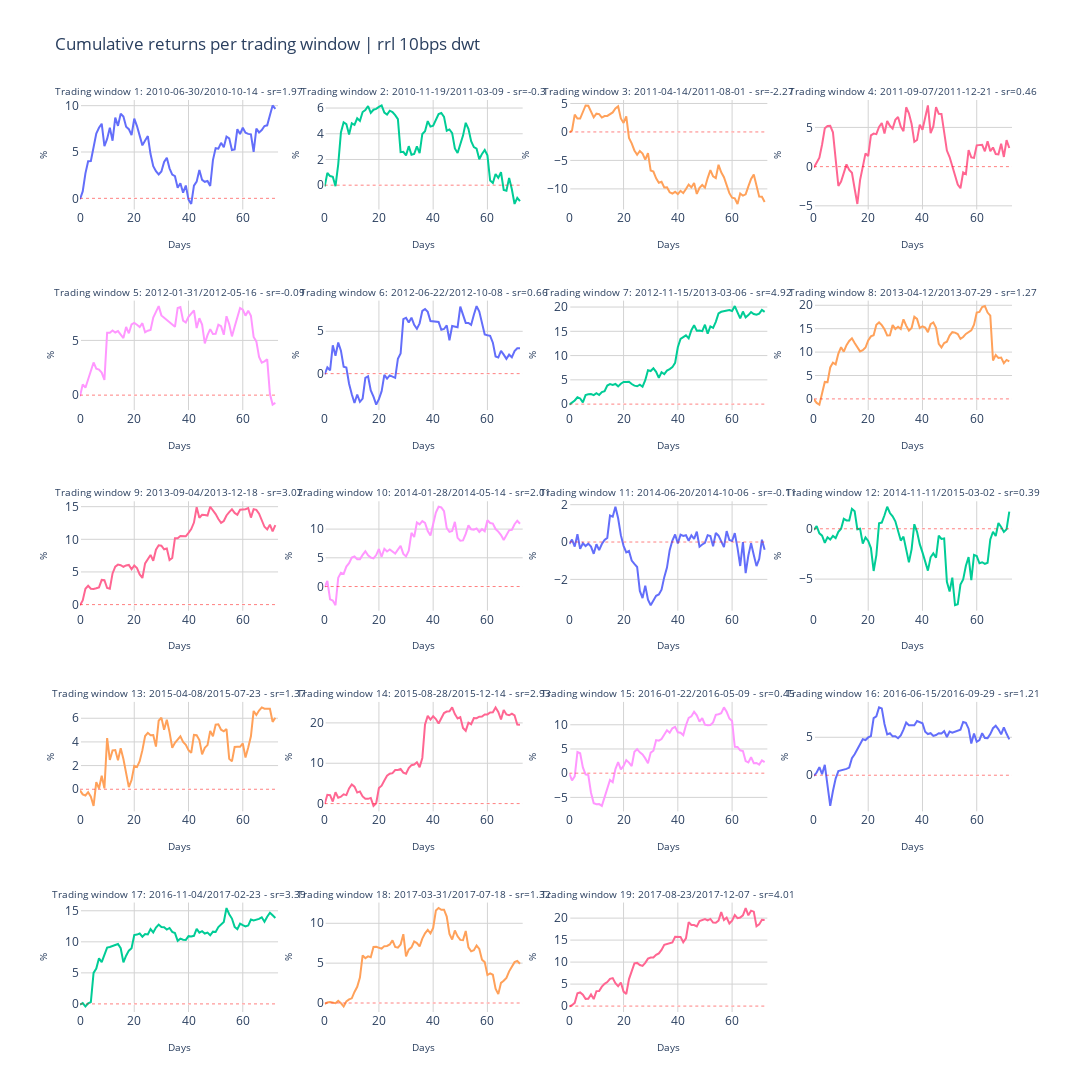

Notebook source saved alongside this figure:
### Code cell
metric ="Cumulative returns"
setting = " ".join(setting.split("_"))

fig_title = f"{metric} per trading window | {setting}"

ncols = 4
nrows = generate_nrows(len(batch_names), ncols)

titles = generate_subplot_titles(batch_names)

fig = init_subplots(nrows, ncols, titles)
fig = populate_subplots(fig, df, batch_names, titles, ncols, y_varname=metric, initial_invest=initial_invest)

layout = generate_layout(
    fig_height=1200, 
    fig_width=1400, 
    fig_title=fig_title)
    
fig.update_layout(layout)

### Figure 1 — Plotly figure (JSON) as saved in the notebook; plotly's stock layout.template omitted (floating-point values rounded to 4 significant figures)
{"data": [{"name": "", "showlegend": false, "type": "scatter", "x": [0, 1, 2, 3, 4, 5, 6, 7, 8, 9, 10, 11, 12, 13, 14, 15, 16, 17, 18, 19, 20, 21, 22, 23, 24, 25, 26, 27, 28, 29, 30, 31, 32, 33, 34, 35, 36, 37, 38, 39, 40, 41, 42, 43, 44, 45, 46, 47, 48, 49, 50, 51, 52, 53, 54, 55, 56, 57, 58, 59, 60, 61, 62, 63, 64, 65, 66, 67, 68, 69, 70, 71, 72], "xaxis": "x", "y": [-0.1, 0.7445, 2.697, 4.0, 4.024, 5.583, 6.998, 7.617, 8.056, 5.623, 6.413, 7.628, 6.218, 8.722, 7.823, 9.122, 8.828, 7.724, 7.468, 6.824, 8.592, 7.798, 6.765, 5.714, 6.248, 6.72, 4.775, 3.478, 2.927, 2.578, 2.906, 3.927, 4.371, 3.24, 2.555, 2.389, 1.149, 1.63, 0.6117, 1.387, -0.1363, -0.6081, 1.368, 1.8, 3.058, 1.985, 1.784, 1.868, 1.331, 4.123, 5.416, 5.362, 5.989, 5.51, 6.663, 6.478, 5.216, 5.277, 7.456, 6.94, 7.618, 7.077, 6.958, 6.904, 5.015, 7.524, 7.115, 7.37, 7.804, 7.879, 8.969, 10.02, 9.66], "yaxis": "y"}, {"line": {"color": "red", "dash": "dot", "width": 0.5}, "mode": "lines", "name": "No returns", "showlegend": false, "type": "scatter", "x": [0, 73], "xaxis": "x", "y": [0, 0], "yaxis": "y"}, {"name": "", "showlegend": false, "type": "scatter", "x": [0, 1, 2, 3, 4, 5, 6, 7, 8, 9, 10, 11, 12, 13, 14, 15, 16, 17, 18, 19, 20, 21, 22, 23, 24, 25, 26, 27, 28, 29, 30, 31, 32, 33, 34, 35, 36, 37, 38, 39, 40, 41, 42, 43, 44, 45, 46, 47, 48, 49, 50, 51, 52, 53, 54, 55, 56, 57, 58, 59, 60, 61, 62, 63, 64, 65, 66, 67, 68, 69, 70, 71, 72], "xaxis": "x2", "y": [-0.1, 0.9443, 0.7072, 0.6542, -0.08295, 1.621, 4.095, 4.887, 4.756, 3.951, 4.812, 4.692, 5.202, 5.002, 5.688, 5.847, 6.159, 5.629, 5.868, 5.931, 6.085, 6.2, 5.641, 5.49, 5.796, 5.691, 5.45, 5.137, 2.568, 2.593, 2.319, 3.034, 2.371, 2.425, 3.02, 2.498, 3.984, 4.202, 4.986, 4.555, 4.625, 5.031, 5.531, 5.617, 5.317, 4.234, 4.335, 4.055, 2.852, 2.501, 3.183, 3.857, 4.851, 4.392, 3.426, 2.964, 2.837, 2.013, 2.434, 2.738, 2.319, 0.3631, 0.1709, 0.8714, 0.5676, 1.004, -0.3769, -0.4292, 0.5655, -0.3132, -1.462, -0.9833, -1.239], "yaxis": "y2"}, {"line": {"color": "red", "dash": "dot", "width": 0.5}, "mode": "lines", "name": "No returns", "showlegend": false, "type": "scatter", "x": [0, 73], "xaxis": "x2", "y": [0, 0], "yaxis": "y2"}, {"name": "", "showlegend": false, "type": "scatter", "x": [0, 1, 2, 3, 4, 5, 6, 7, 8, 9, 10, 11, 12, 13, 14, 15, 16, 17, 18, 19, 20, 21, 22, 23, 24, 25, 26, 27, 28, 29, 30, 31, 32, 33, 34, 35, 36, 37, 38, 39, 40, 41, 42, 43, 44, 45, 46, 47, 48, 49, 50, 51, 52, 53, 54, 55, 56, 57, 58, 59, 60, 61, 62, 63, 64, 65, 66, 67, 68, 69, 70, 71, 72], "xaxis": "x3", "y": [-0.1, 0.2566, 3.036, 2.366, 2.351, 3.467, 4.649, 4.598, 3.614, 2.564, 3.207, 3.138, 2.531, 2.791, 2.81, 3.108, 3.427, 4.138, 4.509, 2.363, 1.575, 2.716, -1.063, -2.004, -3.245, -4.012, -3.339, -3.797, -4.845, -3.715, -6.776, -6.965, -8.144, -8.925, -8.762, -9.734, -9.729, -10.6, -10.81, -10.52, -10.91, -10.34, -10.75, -10.03, -9.235, -9.747, -8.962, -10.89, -9.811, -9.311, -9.79, -8.095, -6.711, -7.801, -8.094, -5.766, -7.093, -7.959, -9.18, -10.75, -11.55, -11.67, -12.65, -10.81, -11.19, -10.95, -9.553, -8.254, -7.466, -9.721, -11.36, -11.38, -12.3], "yaxis": "y3"}, {"line": {"color": "red", "dash": "dot", "width": 0.5}, "mode": "lines", "name": "No returns", "showlegend": false, "type": "scatter", "x": [0, 73], "xaxis": "x3", "y": [0, 0], "yaxis": "y3"}, {"name": "", "showlegend": false, "type": "scatter", "x": [0, 1, 2, 3, 4, 5, 6, 7, 8, 9, 10, 11, 12, 13, 14, 15, 16, 17, 18, 19, 20, 21, 22, 23, 24, 25, 26, 27, 28, 29, 30, 31, 32, 33, 34, 35, 36, 37, 38, 39, 40, 41, 42, 43, 44, 45, 46, 47, 48, 49, 50, 51, 52, 53, 54, 55, 56, 57, 58, 59, 60, 61, 62, 63, 64, 65, 66, 67, 68, 69, 70, 71, 72], "xaxis": "x4", "y": [-0.1, 0.557, 1.145, 2.823, 4.887, 5.172, 5.21, 4.372, 0.8841, -2.474, -1.907, -0.6875, 0.2866, -0.4093, -0.7846, -2.82, -4.762, -1.717, 0.0334, 1.686, 1.354, 3.983, 4.216, 4.139, 5.059, 5.554, 4.234, 5.826, 5.207, 4.852, 5.966, 6.327, 5.096, 4.521, 7.571, 6.805, 5.432, 3.159, 3.395, 5.359, 4.698, 6.403, 7.798, 4.262, 5.12, 7.584, 6.735, 6.726, 4.326, 2.05, 1.217, -0.03868, -0.9641, -2.292, -2.757, -0.7225, -0.9449, 2.097, 1.168, 1.115, 2.714, 2.782, 2.787, 1.951, 3.234, 1.975, 2.44, 1.615, 1.57, 2.925, 1.237, 3.375, 2.37], "yaxis": "y4"}, {"line": {"color": "red", "dash": "dot", "width": 0.5}, "mode": "lines", "name": "No returns", "showlegend": false, "type": "scatter", "x": [0, 73], "xaxis": "x4", "y": [0, 0], "yaxis": "y4"}, {"name": "", "showlegend": false, "type": "scatter", "x": [0, 1, 2, 3, 4, 5, 6, 7, 8, 9, 10, 11, 12, 13, 14, 15, 16, 17, 18, 19, 20, 21, 22, 23, 24, 25, 26, 27, 28, 29, 30, 31, 32, 33, 34, 35, 36, 37, 38, 39, 40, 41, 42, 43, 44, 45, 46, 47, 48, 49, 50, 51, 52, 53, 54, 55, 56, 57, 58, 59, 60, 61, 62, 63, 64, 65, 66, 67, 68, 69, 70, 71, 72], "xaxis": "x5", "y": [-0.1, 0.9803, 0.6754, 1.501, 2.316, 2.985, 2.418, 2.327, 2.062, 1.398, 5.699, 5.698, 5.902, 5.723, 5.852, 5.541, 5.216, 6.227, 5.648, 6.459, 6.604, 6.437, 6.223, 6.575, 5.753, 5.885, 5.964, 7.097, 7.663, 8.135, 7.286, 7.069, 6.895, 6.604, 6.378, 6.242, 7.967, 8.043, 6.815, 6.635, 7.16, 7.459, 7.746, 6.126, 7.024, 6.45, 4.722, 5.482, 6.033, 5.588, 5.602, 6.427, 6.299, 5.519, 7.21, 6.48, 5.367, 6.244, 7.161, 7.962, 7.801, 7.259, 7.716, 7.259, 5.314, 4.909, 3.497, 2.964, 3.083, 3.271, 0.1213, -0.8662, -0.7063], "yaxis": "y5"}, {"line": {"color": "red", "dash": "dot", "width": 0.5}, "mode": "lines", "name": "No returns", "showlegend": false, "type": "scatter", "x": [0, 73], "xaxis": "x5", "y": [0, 0], "yaxis": "y5"}, {"name": "", "showlegend": false, "type": "scatter", "x": [0, 1, 2, 3, 4, 5, 6, 7, 8, 9, 10, 11, 12, 13, 14, 15, 16, 17, 18, 19, 20, 21, 22, 23, 24, 25, 26, 27, 28, 29, 30, 31, 32, 33, 34, 35, 36, 37, 38, 39, 40, 41, 42, 43, 44, 45, 46, 47, 48, 49, 50, 51, 52, 53, 54, 55, 56, 57, 58, 59, 60, 61, 62, 63, 64, 65, 66, 67, 68, 69, 70, 71, 72], "xaxis": "x6", "y": [-0.1, 0.7321, 0.3923, 3.337, 2.106, 3.671, 2.711, 0.8155, 0.7223, -1.189, -2.439, -3.475, -2.461, -3.326, -2.945, -0.5015, -0.3137, -1.977, -2.724, -3.656, -3.012, -2.09, -0.144, -0.5798, -0.208, -0.3107, -0.4951, 1.757, 2.379, 6.436, 6.595, 6.032, 6.611, 5.754, 5.285, 5.939, 7.41, 7.624, 7.292, 6.202, 6.148, 6.113, 6.102, 5.175, 5.272, 5.696, 3.942, 5.628, 5.561, 5.48, 7.91, 7.046, 5.991, 5.993, 5.755, 6.953, 7.972, 7.338, 5.943, 4.616, 4.537, 4.467, 3.656, 2.032, 1.903, 2.695, 2.246, 1.749, 2.238, 1.93, 2.665, 2.996, 2.996], "yaxis": "y6"}, {"line": {"color": "red", "dash": "dot", "width": 0.5}, "mode": "lines", "name": "No returns", "showlegend": false, "type": "scatter", "x": [0, 73], "xaxis": "x6", "y": [0, 0], "yaxis": "y6"}, {"name": "", "showlegend": false, "type": "scatter", "x": [0, 1, 2, 3, 4, 5, 6, 7, 8, 9, 10, 11, 12, 13, 14, 15, 16, 17, 18, 19, 20, 21, 22, 23, 24, 25, 26, 27, 28, 29, 30, 31, 32, 33, 34, 35, 36, 37, 38, 39, 40, 41, 42, 43, 44, 45, 46, 47, 48, 49, 50, 51, 52, 53, 54, 55, 56, 57, 58, 59, 60, 61, 62, 63, 64, 65, 66, 67, 68, 69, 70, 71, 72], "xaxis": "x7", "y": [-0.1, 0.3433, 0.759, 1.421, 1.171, 0.3494, 1.858, 2.022, 2.074, 1.843, 2.237, 1.878, 2.483, 2.685, 3.835, 4.127, 3.955, 4.149, 3.66, 4.211, 4.554, 4.551, 4.597, 4.134, 3.799, 3.68, 4.02, 3.592, 4.938, 6.992, 6.823, 7.383, 6.652, 5.393, 6.574, 6.2, 6.909, 7.211, 7.612, 8.502, 11.71, 13.42, 13.89, 14.17, 13.56, 15.22, 16.24, 15.12, 15.15, 15.03, 16.37, 14.51, 16.0, 15.69, 16.96, 18.67, 19.02, 19.1, 19.29, 19.38, 19.19, 20.19, 18.92, 17.67, 19.08, 17.87, 18.33, 18.95, 18.56, 18.4, 18.64, 19.42, 19.01], "yaxis": "y7"}, {"line": {"color": "red", "dash": "dot", "width": 0.5}, "mode": "lines", "name": "No returns", "showlegend": false, "type": "scatter", "x": [0, 73], "xaxis": "x7", "y": [0, 0], "yaxis": "y7"}, {"name": "", "showlegend": false, "type": "scatter", "x": [0, 1, 2, 3, 4, 5, 6, 7, 8, 9, 10, 11, 12, 13, 14, 15, 16, 17, 18, 19, 20, 21, 22, 23, 24, 25, 26, 27, 28, 29, 30, 31, 32, 33, 34, 35, 36, 37, 38, 39, 40, 41, 42, 43, 44, 45, 46, 47, 48, 49, 50, 51, 52, 53, 54, 55, 56, 57, 58, 59, 60, 61, 62, 63, 64, 65, 66, 67, 68, 69, 70, 71, 72], "xaxis": "x8", "y": [-0.1, -0.8606, -1.22, 1.115, 3.626, 3.574, 6.718, 7.763, 7.383, 9.685, 11.04, 10.09, 11.48, 12.38, 12.94, 11.94, 11.07, 10.15, 10.4, 10.98, 12.48, 13.36, 13.59, 15.83, 16.34, 15.76, 14.88, 13.54, 13.58, 15.76, 14.94, 15.4, 14.92, 17.01, 15.65, 14.6, 15.13, 17.53, 17.09, 15.14, 15.51, 15.24, 14.26, 15.98, 16.34, 15.17, 11.74, 11.0, 11.93, 12.2, 13.53, 14.25, 14.16, 13.85, 12.81, 13.23, 13.89, 14.27, 14.63, 15.86, 18.43, 18.57, 19.63, 19.82, 18.44, 17.79, 8.213, 9.365, 8.75, 8.829, 7.646, 8.318, 7.995], "yaxis": "y8"}, {"line": {"color": "red", "dash": "dot", "width": 0.5}, "mode": "lines", "name": "No returns", "showlegend": false, "type": "scatter", "x": [0, 73], "xaxis": "x8", "y": [0, 0], "yaxis": "y8"}, {"name": "", "showlegend": false, "type": "scatter", "x": [0, 1, 2, 3, 4, 5, 6, 7, 8, 9, 10, 11, 12, 13, 14, 15, 16, 17, 18, 19, 20, 21, 22, 23, 24, 25, 26, 27, 28, 29, 30, 31, 32, 33, 34, 35, 36, 37, 38, 39, 40, 41, 42, 43, 44, 45, 46, 47, 48, 49, 50, 51, 52, 53, 54, 55, 56, 57, 58, 59, 60, 61, 62, 63, 64, 65, 66, 67, 68, 69, 70, 71, 72], "xaxis": "x9", "y": [-0.1, 0.6494, 2.429, 2.889, 2.438, 2.402, 2.492, 2.636, 3.782, 3.747, 2.545, 2.429, 4.773, 5.809, 6.122, 6.031, 5.796, 6.001, 6.075, 5.411, 5.977, 5.596, 4.62, 4.076, 6.309, 7.029, 7.603, 6.717, 8.411, 9.083, 9.019, 8.467, 8.599, 6.837, 7.147, 10.18, 10.16, 10.5, 10.45, 10.46, 10.98, 11.56, 12.57, 14.91, 13.3, 13.75, 13.73, 13.64, 14.99, 14.42, 13.87, 13.1, 12.52, 12.8, 13.65, 14.17, 14.6, 14.04, 13.76, 14.54, 14.58, 14.6, 14.79, 13.33, 14.62, 14.51, 13.92, 13.02, 11.91, 11.51, 12.25, 11.2, 12.17], "yaxis": "y9"}, {"line": {"color": "red", "dash": "dot", "width": 0.5}, "mode": "lines", "name": "No returns", "showlegend": false, "type": "scatter", "x": [0, 73], "xaxis": "x9", "y": [0, 0], "yaxis": "y9"}, {"name": "", "showlegend": false, "type": "scatter", "x": [0, 1, 2, 3, 4, 5, 6, 7, 8, 9, 10, 11, 12, 13, 14, 15, 16, 17, 18, 19, 20, 21, 22, 23, 24, 25, 26, 27, 28, 29, 30, 31, 32, 33, 34, 35, 36, 37, 38, 39, 40, 41, 42, 43, 44, 45, 46, 47, 48, 49, 50, 51, 52, 53, 54, 55, 56, 57, 58, 59, 60, 61, 62, 63, 64, 65, 66, 67, 68, 69, 70, 71, 72], "xaxis": "x10", "y": [-0.1, 0.9591, -2.233, -2.429, -3.26, 1.523, 2.381, 2.201, 3.474, 4.053, 5.035, 5.225, 4.75, 4.757, 5.515, 6.133, 5.433, 5.041, 4.891, 5.473, 6.535, 5.175, 6.575, 6.1, 6.444, 6.082, 5.754, 6.416, 7.073, 5.687, 5.249, 6.225, 9.355, 8.608, 11.15, 10.82, 11.39, 11.09, 9.672, 8.872, 11.16, 12.89, 13.89, 13.77, 13.1, 10.17, 9.519, 9.674, 11.26, 8.468, 7.968, 8.026, 9.161, 10.64, 9.977, 9.912, 10.11, 9.491, 9.982, 9.617, 11.55, 11.06, 10.96, 10.01, 9.557, 8.965, 8.111, 8.905, 9.783, 9.863, 10.85, 11.46, 10.94], "yaxis": "y10"}, {"line": {"color": "red", "dash": "dot", "width": 0.5}, "mode": "lines", "name": "No returns", "showlegend": false, "type": "scatter", "x": [0, 73], "xaxis": "x10", "y": [0, 0], "yaxis": "y10"}, {"name": "", "showlegend": false, "type": "scatter", "x": [0, 1, 2, 3, 4, 5, 6, 7, 8, 9, 10, 11, 12, 13, 14, 15, 16, 17, 18, 19, 20, 21, 22, 23, 24, 25, 26, 27, 28, 29, 30, 31, 32, 33, 34, 35, 36, 37, 38, 39, 40, 41, 42, 43, 44, 45, 46, 47, 48, 49, 50, 51, 52, 53, 54, 55, 56, 57, 58, 59, 60, 61, 62, 63, 64, 65, 66, 67, 68, 69, 70, 71, 72], "xaxis": "x11", "y": [-0.1, 0.1346, -0.2477, 0.4178, -0.3671, -0.06313, -0.2146, -0.08701, -0.2423, -0.6308, -0.1209, -0.434, -0.1043, 0.1144, 0.2241, 1.418, 1.358, 1.889, 1.274, 0.3696, -0.2051, -0.5571, -0.4834, -0.9917, -1.172, -1.336, -2.619, -3.002, -2.337, -3.087, -3.386, -3.149, -2.876, -2.806, -2.55, -1.88, -1.37, -0.4349, 0.07707, 0.4029, -0.08017, 0.3955, 0.3229, 0.365, 0.07184, 0.3555, 0.1708, 0.5528, -0.2477, -0.1316, -0.03815, 0.3648, 0.319, -0.2243, 0.4848, 0.3401, 0.01429, -0.2729, 0.582, 0.1089, 0.05226, 0.4731, -0.3096, -1.283, 0.001384, -1.665, -0.7224, -0.06034, -0.6931, -1.29, -0.9058, 0.1278, -0.4126], "yaxis": "y11"}, {"line": {"color": "red", "dash": "dot", "width": 0.5}, "mode": "lines", "name": "No returns", "showlegend": false, "type": "scatter", "x": [0, 73], "xaxis": "x11", "y": [0, 0], "yaxis": "y11"}, {"name": "", "showlegend": false, "type": "scatter", "x": [0, 1, 2, 3, 4, 5, 6, 7, 8, 9, 10, 11, 12, 13, 14, 15, 16, 17, 18, 19, 20, 21, 22, 23, 24, 25, 26, 27, 28, 29, 30, 31, 32, 33, 34, 35, 36, 37, 38, 39, 40, 41, 42, 43, 44, 45, 46, 47, 48, 49, 50, 51, 52, 53, 54, 55, 56, 57, 58, 59, 60, 61, 62, 63, 64, 65, 66, 67, 68, 69, 70, 71, 72], "xaxis": "x12", "y": [-0.1, 0.2546, -0.4523, -0.6892, -1.391, -0.847, -1.073, -0.7091, -0.9218, -0.3031, 0.007482, 0.9854, 0.8275, 0.8304, 1.982, 1.742, -0.05445, 0.009289, -1.479, -0.8537, -1.206, -1.915, -4.193, -2.629, 0.5536, 0.6178, 1.341, 2.189, 1.566, 1.238, 0.7388, -0.09711, -1.174, -0.7782, -1.969, -3.341, -2.018, 0.4522, -0.3057, -1.527, -2.347, -3.382, -4.16, -2.832, -2.448, -2.876, -0.6909, -1.004, -0.9677, -5.278, -6.235, -4.858, -7.6, -7.505, -5.544, -5.026, -3.678, -2.821, -5.096, -2.598, -2.717, -3.429, -3.327, -3.486, -3.377, -1.052, -0.2978, -0.7117, 0.5715, 0.182, -0.3126, -0.04649, 1.698], "yaxis": "y12"}, {"line": {"color": "red", "dash": "dot", "width": 0.5}, "mode": "lines", "name": "No returns", "showlegend": false, "type": "scatter", "x": [0, 73], "xaxis": "x12", "y": [0, 0], "yaxis": "y12"}, {"name": "", "showlegend": false, "type": "scatter", "x": [0, 1, 2, 3, 4, 5, 6, 7, 8, 9, 10, 11, 12, 13, 14, 15, 16, 17, 18, 19, 20, 21, 22, 23, 24, 25, 26, 27, 28, 29, 30, 31, 32, 33, 34, 35, 36, 37, 38, 39, 40, 41, 42, 43, 44, 45, 46, 47, 48, 49, 50, 51, 52, 53, 54, 55, 56, 57, 58, 59, 60, 61, 62, 63, 64, 65, 66, 67, 68, 69, 70, 71, 72], "xaxis": "x13", "y": [-0.1, -0.4357, -0.5264, -0.2519, -0.633, -1.406, 0.5986, 0.06547, 1.144, 0.07608, 4.331, 2.478, 3.284, 3.312, 2.443, 3.456, 2.558, 1.345, 0.1828, 0.7758, 1.974, 1.876, 2.375, 3.306, 4.494, 4.766, 4.563, 4.58, 3.604, 5.787, 6.053, 5.022, 5.874, 4.832, 3.505, 3.927, 4.19, 4.465, 3.993, 3.758, 3.308, 3.079, 4.592, 4.568, 4.15, 2.956, 3.499, 3.73, 4.931, 4.481, 5.454, 5.481, 5.032, 4.895, 5.087, 2.568, 2.355, 3.569, 3.587, 3.59, 3.878, 2.683, 3.531, 4.471, 6.617, 6.276, 6.657, 6.917, 6.805, 6.818, 6.801, 5.691, 6.038], "yaxis": "y13"}, {"line": {"color": "red", "dash": "dot", "width": 0.5}, "mode": "lines", "name": "No returns", "showlegend": false, "type": "scatter", "x": [0, 73], "xaxis": "x13", "y": [0, 0], "yaxis": "y13"}, {"name": "", "showlegend": false, "type": "scatter", "x": [0, 1, 2, 3, 4, 5, 6, 7, 8, 9, 10, 11, 12, 13, 14, 15, 16, 17, 18, 19, 20, 21, 22, 23, 24, 25, 26, 27, 28, 29, 30, 31, 32, 33, 34, 35, 36, 37, 38, 39, 40, 41, 42, 43, 44, 45, 46, 47, 48, 49, 50, 51, 52, 53, 54, 55, 56, 57, 58, 59, 60, 61, 62, 63, 64, 65, 66, 67, 68, 69, 70, 71, 72], "xaxis": "x14", "y": [-0.1, 2.193, 2.105, 0.5116, 2.799, 1.46, 1.7, 2.284, 2.099, 3.771, 4.754, 4.211, 2.731, 3.016, 1.774, 1.187, 1.171, 1.407, -0.571, 0.09408, 3.865, 4.445, 5.706, 6.898, 7.398, 7.551, 8.302, 8.337, 8.565, 7.677, 7.411, 8.806, 9.525, 9.692, 10.25, 9.021, 11.31, 19.61, 21.74, 20.8, 21.65, 20.96, 19.84, 20.99, 22.44, 22.82, 22.86, 23.84, 22.19, 21.09, 21.44, 18.74, 18.04, 20.04, 19.67, 21.18, 21.18, 21.53, 21.56, 22.07, 22.11, 22.58, 22.65, 23.82, 22.7, 20.84, 23.18, 22.08, 21.89, 22.27, 21.85, 19.61, 19.57], "yaxis": "y14"}, {"line": {"color": "red", "dash": "dot", "width": 0.5}, "mode": "lines", "name": "No returns", "showlegend": false, "type": "scatter", "x": [0, 73], "xaxis": "x14", "y": [0, 0], "yaxis": "y14"}, {"name": "", "showlegend": false, "type": "scatter", "x": [0, 1, 2, 3, 4, 5, 6, 7, 8, 9, 10, 11, 12, 13, 14, 15, 16, 17, 18, 19, 20, 21, 22, 23, 24, 25, 26, 27, 28, 29, 30, 31, 32, 33, 34, 35, 36, 37, 38, 39, 40, 41, 42, 43, 44, 45, 46, 47, 48, 49, 50, 51, 52, 53, 54, 55, 56, 57, 58, 59, 60, 61, 62, 63, 64, 65, 66, 67, 68, 69, 70, 71, 72], "xaxis": "x15", "y": [-0.1, -1.5, -0.6449, 4.358, 4.101, 1.197, -0.2528, -0.3792, -4.032, -6.201, -6.403, -6.38, -6.757, -4.96, -3.358, -1.411, -1.877, 0.8424, 2.297, 0.7926, 1.505, 2.682, 2.182, 1.447, 4.409, 4.95, 4.308, 3.85, 3.053, 2.056, 4.253, 4.639, 6.827, 6.712, 7.057, 8.101, 8.858, 8.357, 9.279, 9.566, 8.455, 8.344, 7.864, 9.911, 11.4, 11.74, 12.67, 11.95, 10.63, 11.4, 10.01, 9.884, 9.965, 10.49, 12.04, 12.19, 12.4, 13.59, 12.67, 11.29, 10.79, 5.441, 5.426, 4.725, 4.562, 2.512, 2.211, 3.306, 2.049, 2.118, 1.769, 2.646, 2.278], "yaxis": "y15"}, {"line": {"color": "red", "dash": "dot", "width": 0.5}, "mode": "lines", "name": "No returns", "showlegend": false, "type": "scatter", "x": [0, 73], "xaxis": "x15", "y": [0, 0], "yaxis": "y15"}, {"name": "", "showlegend": false, "type": "scatter", "x": [0, 1, 2, 3, 4, 5, 6, 7, 8, 9, 10, 11, 12, 13, 14, 15, 16, 17, 18, 19, 20, 21, 22, 23, 24, 25, 26, 27, 28, 29, 30, 31, 32, 33, 34, 35, 36, 37, 38, 39, 40, 41, 42, 43, 44, 45, 46, 47, 48, 49, 50, 51, 52, 53, 54, 55, 56, 57, 58, 59, 60, 61, 62, 63, 64, 65, 66, 67, 68, 69, 70, 71, 72], "xaxis": "x16", "y": [-0.1, 0.3516, 1.064, 0.1462, 1.364, -1.411, -4.038, -2.071, -0.444, 0.5406, 0.6341, 0.6481, 0.8322, 0.9997, 2.237, 2.754, 3.438, 4.005, 4.739, 4.629, 4.977, 5.164, 7.527, 7.766, 8.935, 8.803, 6.75, 5.38, 5.522, 5.126, 5.131, 4.868, 5.247, 5.994, 6.934, 6.596, 6.618, 6.583, 7.14, 6.962, 6.85, 5.732, 5.421, 5.531, 5.175, 5.294, 5.53, 5.493, 5.805, 5.032, 5.759, 5.604, 5.719, 5.816, 6.008, 7.009, 6.891, 6.13, 4.181, 5.497, 4.398, 4.628, 5.542, 4.907, 4.89, 5.417, 6.192, 6.519, 6.043, 5.383, 6.303, 5.456, 4.715], "yaxis": "y16"}, {"line": {"color": "red", "dash": "dot", "width": 0.5}, "mode": "lines", "name": "No returns", "showlegend": false, "type": "scatter", "x": [0, 73], "xaxis": "x16", "y": [0, 0], "yaxis": "y16"}, {"name": "", "showlegend": false, "type": "scatter", "x": [0, 1, 2, 3, 4, 5, 6, 7, 8, 9, 10, 11, 12, 13, 14, 15, 16, 17, 18, 19, 20, 21, 22, 23, 24, 25, 26, 27, 28, 29, 30, 31, 32, 33, 34, 35, 36, 37, 38, 39, 40, 41, 42, 43, 44, 45, 46, 47, 48, 49, 50, 51, 52, 53, 54, 55, 56, 57, 58, 59, 60, 61, 62, 63, 64, 65, 66, 67, 68, 69, 70, 71, 72], "xaxis": "x17", "y": [-0.1, 0.1275, -0.4235, 0.07801, 0.2756, 4.993, 5.686, 7.344, 6.743, 8.097, 9.08, 9.163, 9.311, 9.561, 9.641, 8.97, 6.698, 7.759, 8.579, 8.959, 11.08, 11.17, 11.34, 10.83, 11.25, 11.19, 12.06, 11.51, 12.29, 12.77, 12.37, 12.37, 11.98, 12.23, 11.6, 11.41, 10.16, 10.51, 10.33, 10.3, 10.92, 10.88, 10.97, 12.08, 11.47, 11.7, 11.33, 11.48, 11.06, 11.64, 11.58, 12.37, 12.72, 13.2, 15.44, 14.44, 13.75, 12.4, 12.05, 12.92, 12.68, 12.47, 12.62, 13.6, 13.45, 13.54, 13.69, 13.95, 13.24, 14.03, 14.68, 14.27, 13.85], "yaxis": "y17"}, {"line": {"color": "red", "dash": "dot", "width": 0.5}, "mode": "lines", "name": "No returns", "showlegend": false, "type": "scatter", "x": [0, 73], "xaxis": "x17", "y": [0, 0], "yaxis": "y17"}, {"name": "", "showlegend": false, "type": "scatter", "x": [0, 1, 2, 3, 4, 5, 6, 7, 8, 9, 10, 11, 12, 13, 14, 15, 16, 17, 18, 19, 20, 21, 22, 23, 24, 25, 26, 27, 28, 29, 30, 31, 32, 33, 34, 35, 36, 37, 38, 39, 40, 41, 42, 43, 44, 45, 46, 47, 48, 49, 50, 51, 52, 53, 54, 55, 56, 57, 58, 59, 60, 61, 62, 63, 64, 65, 66, 67, 68, 69, 70, 71, 72], "xaxis": "x18", "y": [-0.1, 0.06019, 0.1102, 0.04505, -0.02636, 0.278, -0.009388, -0.4413, 0.1913, 0.4574, 0.5873, 1.383, 2.04, 3.191, 5.976, 5.623, 5.846, 5.735, 7.025, 7.061, 6.901, 6.824, 7.135, 7.158, 7.342, 7.859, 7.029, 6.947, 7.335, 8.632, 5.836, 6.686, 6.988, 7.718, 7.519, 7.11, 8.08, 8.745, 9.169, 8.733, 9.424, 11.6, 11.91, 11.69, 11.71, 10.84, 8.658, 7.974, 9.099, 8.364, 7.92, 7.87, 9.032, 6.99, 6.478, 6.619, 7.201, 6.776, 5.432, 5.125, 3.514, 3.725, 3.544, 1.801, 1.115, 2.525, 2.797, 3.158, 3.973, 4.542, 5.125, 5.267, 4.924], "yaxis": "y18"}, {"line": {"color": "red", "dash": "dot", "width": 0.5}, "mode": "lines", "name": "No returns", "showlegend": false, "type": "scatter", "x": [0, 73], "xaxis": "x18", "y": [0, 0], "yaxis": "y18"}, {"name": "", "showlegend": false, "type": "scatter", "x": [0, 1, 2, 3, 4, 5, 6, 7, 8, 9, 10, 11, 12, 13, 14, 15, 16, 17, 18, 19, 20, 21, 22, 23, 24, 25, 26, 27, 28, 29, 30, 31, 32, 33, 34, 35, 36, 37, 38, 39, 40, 41, 42, 43, 44, 45, 46, 47, 48, 49, 50, 51, 52, 53, 54, 55, 56, 57, 58, 59, 60, 61, 62, 63, 64, 65, 66, 67, 68, 69, 70, 71, 72], "xaxis": "x19", "y": [-0.1, 0.1921, 0.738, 2.895, 3.097, 2.577, 1.644, 1.664, 2.661, 1.598, 3.403, 3.413, 4.411, 5.064, 5.452, 6.187, 6.357, 5.187, 4.505, 5.356, 3.29, 2.751, 6.13, 7.998, 9.726, 9.817, 9.338, 9.142, 9.832, 10.79, 11.05, 11.03, 11.64, 11.98, 12.78, 13.91, 14.14, 14.33, 14.48, 15.74, 15.81, 15.73, 14.51, 15.38, 19.09, 18.45, 18.43, 18.11, 19.34, 19.55, 19.78, 19.46, 19.81, 18.98, 18.95, 19.42, 21.35, 19.56, 20.13, 18.78, 19.44, 20.68, 19.97, 20.13, 20.63, 22.29, 20.64, 21.7, 21.46, 18.12, 18.57, 19.63, 19.6], "yaxis": "y19"}, {"line": {"color": "red", "dash": "dot", "width": 0.5}, "mode": "lines", "name": "No returns", "showlegend": false, "type": "scatter", "x": [0, 73], "xaxis": "x19", "y": [0, 0], "yaxis": "y19"}], "layout": {"annotations": [{"font": {"size": 10}, "showarrow": false, "text": "Trading window 1: 2010-06-30/2010-10-14 - sr=1.97", "x": 0.1062, "xanchor": "center", "xref": "paper", "y": 1, "yanchor": "bottom", "yref": "paper"}, {"font": {"size": 10}, "showarrow": false, "text": "Trading window 2: 2010-11-19/2011-03-09 - sr=-0.3", "x": 0.3688, "xanchor": "center", "xref": "paper", "y": 1, "yanchor": "bottom", "yref": "paper"}, {"font": {"size": 10}, "showarrow": false, "text": "Trading window 3: 2011-04-14/2011-08-01 - sr=-2.27", "x": 0.6313, "xanchor": "center", "xref": "paper", "y": 1, "yanchor": "bottom", "yref": "paper"}, {"font": {"size": 10}, "showarrow": false, "text": "Trading window 4: 2011-09-07/2011-12-21 - sr=0.46", "x": 0.8938, "xanchor": "center", "xref": "paper", "y": 1, "yanchor": "bottom", "yref": "paper"}, {"font": {"size": 10}, "showarrow": false, "text": "Trading window 5: 2012-01-31/2012-05-16 - sr=-0.09", "x": 0.1062, "xanchor": "center", "xref": "paper", "y": 0.78, "yanchor": "bottom", "yref": "paper"}, {"font": {"size": 10}, "showarrow": false, "text": "Trading window 6: 2012-06-22/2012-10-08 - sr=0.66", "x": 0.3688, "xanchor": "center", "xref": "paper", "y": 0.78, "yanchor": "bottom", "yref": "paper"}, {"font": {"size": 10}, "showarrow": false, "text": "Trading window 7: 2012-11-15/2013-03-06 - sr=4.92", "x": 0.6313, "xanchor": "center", "xref": "paper", "y": 0.78, "yanchor": "bottom", "yref": "paper"}, {"font": {"size": 10}, "showarrow": false, "text": "Trading window 8: 2013-04-12/2013-07-29 - sr=1.27", "x": 0.8938, "xanchor": "center", "xref": "paper", "y": 0.78, "yanchor": "bottom", "yref": "paper"}, {"font": {"size": 10}, "showarrow": false, "text": "Trading window 9: 2013-09-04/2013-12-18 - sr=3.02", "x": 0.1062, "xanchor": "center", "xref": "paper", "y": 0.56, "yanchor": "bottom", "yref": "paper"}, {"font": {"size": 10}, "showarrow": false, "text": "Trading window 10: 2014-01-28/2014-05-14 - sr=2.01", "x": 0.3688, "xanchor": "center", "xref": "paper", "y": 0.56, "yanchor": "bottom", "yref": "paper"}, {"font": {"size": 10}, "showarrow": false, "text": "Trading window 11: 2014-06-20/2014-10-06 - sr=-0.11", "x": 0.6313, "xanchor": "center", "xref": "paper", "y": 0.56, "yanchor": "bottom", "yref": "paper"}, {"font": {"size": 10}, "showarrow": false, "text": "Trading window 12: 2014-11-11/2015-03-02 - sr=0.39", "x": 0.8938, "xanchor": "center", "xref": "paper", "y": 0.56, "yanchor": "bottom", "yref": "paper"}, {"font": {"size": 10}, "showarrow": false, "text": "Trading window 13: 2015-04-08/2015-07-23 - sr=1.37", "x": 0.1062, "xanchor": "center", "xref": "paper", "y": 0.34, "yanchor": "bottom", "yref": "paper"}, {"font": {"size": 10}, "showarrow": false, "text": "Trading window 14: 2015-08-28/2015-12-14 - sr=2.93", "x": 0.3688, "xanchor": "center", "xref": "paper", "y": 0.34, "yanchor": "bottom", "yref": "paper"}, {"font": {"size": 10}, "showarrow": false, "text": "Trading window 15: 2016-01-22/2016-05-09 - sr=0.45", "x": 0.6313, "xanchor": "center", "xref": "paper", "y": 0.34, "yanchor": "bottom", "yref": "paper"}, {"font": {"size": 10}, "showarrow": false, "text": "Trading window 16: 2016-06-15/2016-09-29 - sr=1.21", "x": 0.8938, "xanchor": "center", "xref": "paper", "y": 0.34, "yanchor": "bottom", "yref": "paper"}, {"font": {"size": 10}, "showarrow": false, "text": "Trading window 17: 2016-11-04/2017-02-23 - sr=3.39", "x": 0.1062, "xanchor": "center", "xref": "paper", "y": 0.12, "yanchor": "bottom", "yref": "paper"}, {"font": {"size": 10}, "showarrow": false, "text": "Trading window 18: 2017-03-31/2017-07-18 - sr=1.32", "x": 0.3688, "xanchor": "center", "xref": "paper", "y": 0.12, "yanchor": "bottom", "yref": "paper"}, {"font": {"size": 10}, "showarrow": false, "text": "Trading window 19: 2017-08-23/2017-12-07 - sr=4.01", "x": 0.6313, "xanchor": "center", "xref": "paper", "y": 0.12, "yanchor": "bottom", "yref": "paper"}], "height": 1200, "plot_bgcolor": "white", "title": {"text": "Cumulative returns per trading window | rrl 10bps dwt"}, "width": 1400, "xaxis": {"anchor": "y", "domain": [0, 0.2125], "gridcolor": "lightgrey", "title": {"font": {"size": 10}, "text": "Days"}}, "xaxis10": {"anchor": "y10", "domain": [0.2625, 0.475], "gridcolor": "lightgrey", "title": {"font": {"size": 10}, "text": "Days"}}, "xaxis11": {"anchor": "y11", "domain": [0.525, 0.7375], "gridcolor": "lightgrey", "title": {"font": {"size": 10}, "text": "Days"}}, "xaxis12": {"anchor": "y12", "domain": [0.7875, 1], "gridcolor": "lightgrey", "title": {"font": {"size": 10}, "text": "Days"}}, "xaxis13": {"anchor": "y13", "domain": [0, 0.2125], "gridcolor": "lightgrey", "title": {"font": {"size": 10}, "text": "Days"}}, "xaxis14": {"anchor": "y14", "domain": [0.2625, 0.475], "gridcolor": "lightgrey", "title": {"font": {"size": 10}, "text": "Days"}}, "xaxis15": {"anchor": "y15", "domain": [0.525, 0.7375], "gridcolor": "lightgrey", "title": {"font": {"size": 10}, "text": "Days"}}, "xaxis16": {"anchor": "y16", "domain": [0.7875, 1], "gridcolor": "lightgrey", "title": {"font": {"size": 10}, "text": "Days"}}, "xaxis17": {"anchor": "y17", "domain": [0, 0.2125], "gridcolor": "lightgrey", "title": {"font": {"size": 10}, "text": "Days"}}, "xaxis18": {"anchor": "y18", "domain": [0.2625, 0.475], "gridcolor": "lightgrey", "title": {"font": {"size": 10}, "text": "Days"}}, "xaxis19": {"anchor": "y19", "domain": [0.525, 0.7375], "gridcolor": "lightgrey", "title": {"font": {"size": 10}, "text": "Days"}}, "xaxis2": {"anchor": "y2", "domain": [0.2625, 0.475], "gridcolor": "lightgrey", "title": {"font": {"size": 10}, "text": "Days"}}, "xaxis20": {"anchor": "y20", "domain": [0.7875, 1]}, "xaxis3": {"anchor": "y3", "domain": [0.525, 0.7375], "gridcolor": "lightgrey", "title": {"font": {"size": 10}, "text": "Days"}}, "xaxis4": {"anchor": "y4", "domain": [0.7875, 1], "gridcolor": "lightgrey", "title": {"font": {"size": 10}, "text": "Days"}}, "xaxis5": {"anchor": "y5", "domain": [0, 0.2125], "gridcolor": "lightgrey", "title": {"font": {"size": 10}, "text": "Days"}}, "xaxis6": {"anchor": "y6", "domain": [0.2625, 0.475], "gridcolor": "lightgrey", "title": {"font": {"size": 10}, "text": "Days"}}, "xaxis7": {"anchor": "y7", "domain": [0.525, 0.7375], "gridcolor": "lightgrey", "title": {"font": {"size": 10}, "text": "Days"}}, "xaxis8": {"anchor": "y8", "domain": [0.7875, 1], "gridcolor": "lightgrey", "title": {"font": {"size": 10}, "text": "Days"}}, "xaxis9": {"anchor": "y9", "domain": [0, 0.2125], "gridcolor": "lightgrey", "title": {"font": {"size": 10}, "text": "Days"}}, "yaxis": {"anchor": "x", "domain": [0.88, 1], "gridcolor": "lightgrey", "showticklabels": true, "title": {"font": {"size": 10}, "text": "%"}}, "yaxis10": {"anchor": "x10", "domain": [0.44, 0.56], "gridcolor": "lightgrey", "showticklabels": true, "title": {"font": {"size": 10}, "text": "%"}}, "yaxis11": {"anchor": "x11", "domain": [0.44, 0.56], "gridcolor": "lightgrey", "showticklabels": true, "title": {"font": {"size": 10}, "text": "%"}}, "yaxis12": {"anchor": "x12", "domain": [0.44, 0.56], "gridcolor": "lightgrey", "showticklabels": true, "title": {"font": {"size": 10}, "text": "%"}}, "yaxis13": {"anchor": "x13", "domain": [0.22, 0.34], "gridcolor": "lightgrey", "showticklabels": true, "title": {"font": {"size": 10}, "text": "%"}}, "yaxis14": {"anchor": "x14", "domain": [0.22, 0.34], "gridcolor": "lightgrey", "showticklabels": true, "title": {"font": {"size": 10}, "text": "%"}}, "yaxis15": {"anchor": "x15", "domain": [0.22, 0.34], "gridcolor": "lightgrey", "showticklabels": true, "title": {"font": {"size": 10}, "text": "%"}}, "yaxis16": {"anchor": "x16", "domain": [0.22, 0.34], "gridcolor": "lightgrey", "showticklabels": true, "title": {"font": {"size": 10}, "text": "%"}}, "yaxis17": {"anchor": "x17", "domain": [0, 0.12], "gridcolor": "lightgrey", "showticklabels": true, "title": {"font": {"size": 10}, "text": "%"}}, "yaxis18": {"anchor": "x18", "domain": [0, 0.12], "gridcolor": "lightgrey", "showticklabels": true, "title": {"font": {"size": 10}, "text": "%"}}, "yaxis19": {"anchor": "x19", "domain": [0, 0.12], "gridcolor": "lightgrey", "showticklabels": true, "title": {"font": {"size": 10}, "text": "%"}}, "yaxis2": {"anchor": "x2", "domain": [0.88, 1], "gridcolor": "lightgrey", "showticklabels": true, "title": {"font": {"size": 10}, "text": "%"}}, "yaxis20": {"anchor": "x20", "domain": [0, 0.12]}, "yaxis3": {"anchor": "x3", "domain": [0.88, 1], "gridcolor": "lightgrey", "showticklabels": true, "title": {"font": {"size": 10}, "text": "%"}}, "yaxis4": {"anchor": "x4", "domain": [0.88, 1], "gridcolor": "lightgrey", "showticklabels": true, "title": {"font": {"size": 10}, "text": "%"}}, "yaxis5": {"anchor": "x5", "domain": [0.66, 0.78], "gridcolor": "lightgrey", "showticklabels": true, "title": {"font": {"size": 10}, "text": "%"}}, "yaxis6": {"anchor": "x6", "domain": [0.66, 0.78], "gridcolor": "lightgrey", "showticklabels": true, "title": {"font": {"size": 10}, "text": "%"}}, "yaxis7": {"anchor": "x7", "domain": [0.66, 0.78], "gridcolor": "lightgrey", "showticklabels": true, "title": {"font": {"size": 10}, "text": "%"}}, "yaxis8": {"anchor": "x8", "domain": [0.66, 0.78], "gridcolor": "lightgrey", "showticklabels": true, "title": {"font": {"size": 10}, "text": "%"}}, "yaxis9": {"anchor": "x9", "domain": [0.44, 0.56], "gridcolor": "lightgrey", "showticklabels": true, "title": {"font": {"size": 10}, "text": "%"}}}}
